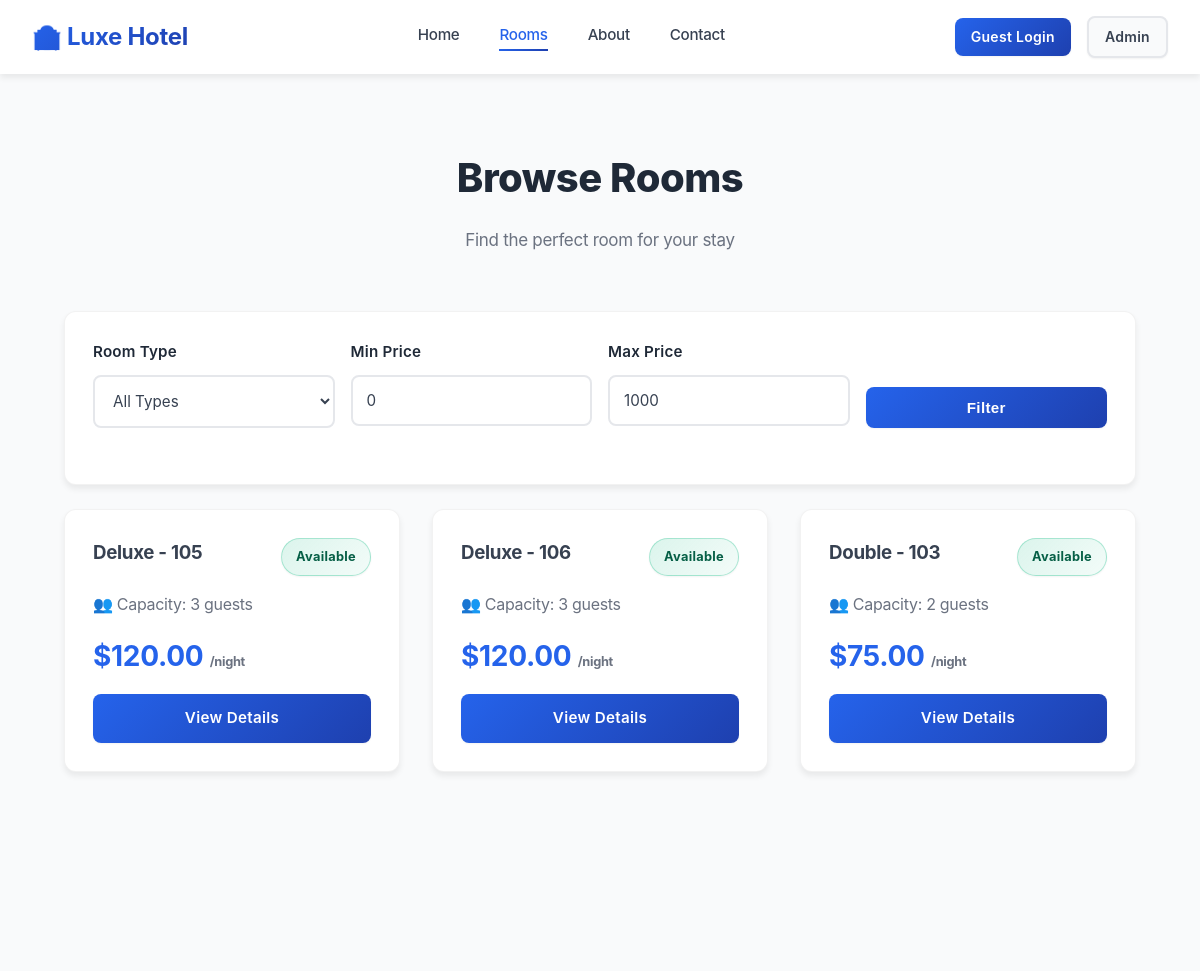
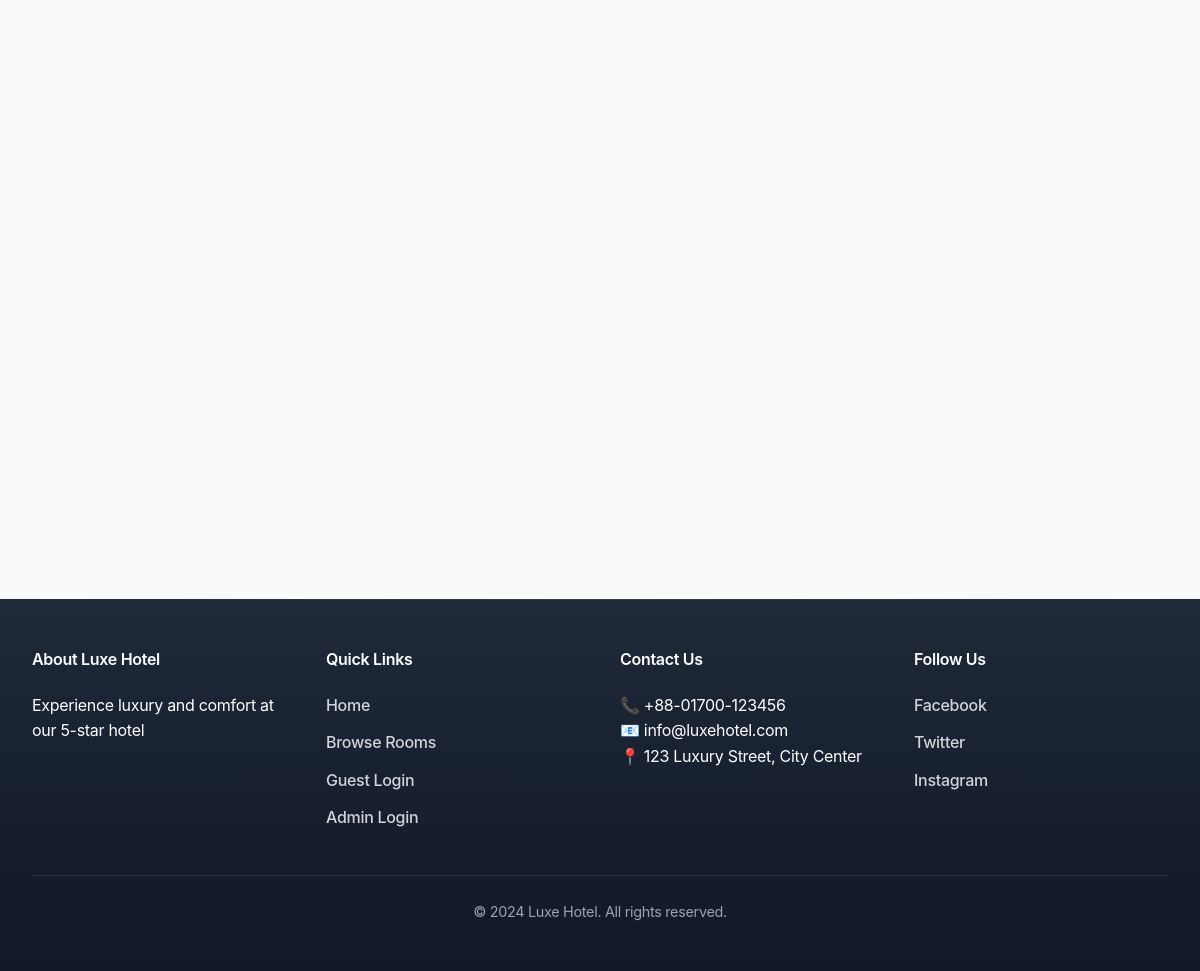
/public/rooms.php, run on the app's committed database (2 pictures, top to bottom).
### tables this page shows
CREATE TABLE rooms (
    room_id INT AUTO_INCREMENT PRIMARY KEY,
    room_number VARCHAR(20) UNIQUE NOT NULL,
    room_type VARCHAR(50) NOT NULL,
    price DECIMAL(10, 2) NOT NULL,
    status ENUM('available', 'occupied', 'cleaning') NOT NULL DEFAULT 'available',
    capacity INT NOT NULL DEFAULT 2,
    created_at TIMESTAMP DEFAULT CURRENT_TIMESTAMP
);

### config.php (called while the page is built, shortened)
<?php
function app_url(string $path = ''): string {
    $normalized = ltrim($path, '/');
    $prefix = BASE_PATH === '' ? '' : BASE_PATH;
    return $normalized === '' ? ($prefix === '' ? '/' : $prefix . '/') : $prefix . '/' . $normalized;
}
?>

### public/rooms.php (the view, shortened to what this page needs)
<?php
require_once __DIR__ . '/../config.php';
require_once __DIR__ . '/../database/db_connect.php';
$rooms = [];
try {
    $filter_price_min = isset($_GET['price_min']) ? (float)$_GET['price_min'] : 0;
    $filter_price_max = isset($_GET['price_max']) ? (float)$_GET['price_max'] : 1000;
    $query = "SELECT * FROM rooms WHERE 1=1";
    $params = [];
    $query .= " AND price BETWEEN ? AND ?";
    $params[] = $filter_price_min;
    $params[] = $filter_price_max;
    $query .= " ORDER BY room_type, price";
    $stmt = $pdo->prepare($query);
    $stmt->execute($params);
    $rooms = $stmt->fetchAll();
} catch (Exception $e) {
    $error = "Error loading rooms: " . $e->getMessage();
}
?>
<!DOCTYPE html>
<html lang="en">
<head>
    <link rel="stylesheet" href="<?php echo app_url('assets/style.css'); ?>">
</head>
<body>
    <?php require_once __DIR__ . '/../includes/header.php'; ?>
    <section class="section">
        <div class="container">
            <h2 class="section-title">Browse Rooms</h2>
            <p class="section-subtitle">Find the perfect room for your stay</p>
            <div class="card">
                <form method="GET" action="" style="display: grid; grid-template-columns: repeat(auto-fit, minmax(200px, 1fr)); gap: 1rem;">
                    <div class="form-group">
                        <label>Room Type</label>
                        <select name="type">
                            <option value="">All Types</option>
                        </select>
                    </div>
                    <div class="form-group">
                        <label>Min Price</label>
                        <input type="number" name="price_min" value="<?php echo $filter_price_min; ?>" min="0" step="10">
                    </div>
                    <div class="form-group">
                        <label>Max Price</label>
                        <input type="number" name="price_max" value="<?php echo $filter_price_max; ?>" min="0" step="10">
                    </div>
                    <div class="form-group" style="display: flex; align-items: flex-end;">
                        <button type="submit" class="btn btn-primary" style="width: 100%;">Filter</button>
                    </div>
                </form>
            </div>
            <div class="grid grid-3">
                <?php if (count($rooms) > 0): ?>
                    <?php foreach ($rooms as $room): ?>
                        <div class="card">
                            <div style="display: flex; justify-content: space-between; align-items: start; margin-bottom: 1rem;">
                                <h3><?php echo htmlspecialchars($room['room_type']); ?> - <?php echo htmlspecialchars($room['room_number']); ?></h3>
                                <span class="badge badge-<?php echo $room['status']; ?>"><?php echo ucfirst(str_replace('_', ' ', $room['status'])); ?></span>
                            </div>
                            <p style="color: var(--text-light); margin-bottom: 1rem;">
                                👥 Capacity: <?php echo $room['capacity']; ?> guest<?php echo $room['capacity'] > 1 ? 's' : ''; ?>
                            </p>
                            <p style="font-size: 1.75rem; color: var(--primary); font-weight: bold; margin-bottom: 1rem;">
                                $<?php echo number_format($room['price'], 2); ?> <span style="font-size: 0.8rem; color: var(--text-light);">/night</span>
                            </p>
                            <?php if ($room['status'] === 'available'): ?>
                                <a href="<?php echo app_url('public/room_details.php'); ?>?room_id=<?php echo $room['room_id']; ?>" class="btn btn-primary btn-block">View Details</a>
                            <?php else: ?>
                                <button class="btn btn-secondary btn-block" disabled>Not Available</button>
                            <?php endif; ?>
                        </div>
                    <?php endforeach; ?>
                <?php else: ?>
                    <div style="grid-column: 1 / -1; text-align: center; padding: 2rem;">
                        <p style="color: var(--text-light); font-size: 1.1rem;">No rooms match your filters.</p>
                    </div>
                <?php endif; ?>
            </div>
        </div>
    </section>
    <?php require_once __DIR__ . '/../includes/footer.php'; ?>
</body>
</html>

### includes/header.php (shortened to what this page needs)
<?php
$current_page = basename($_SERVER['PHP_SELF']);
$role = $_SESSION['role'] ?? null;
$user_name = $_SESSION['name'] ?? null;
?>
<header>
    <div class="header-wrapper">
        <a href="<?php echo app_url('index.php'); ?>" class="logo">🏨 <?php echo SITE_NAME; ?></a>
        <nav>
            <?php if ($role === 'guest'): ?>
                <a href="<?php echo app_url('public/rooms.php'); ?>" class="<?php echo in_array($current_page, ['rooms.php', 'room_details.php']) ? 'active' : ''; ?>">Browse Rooms</a>
                <a href="<?php echo app_url('guest/dashboard.php'); ?>" class="<?php echo $current_page === 'dashboard.php' ? 'active' : ''; ?>">My Dashboard</a>
                <a href="<?php echo app_url('guest/my_bookings.php'); ?>" class="<?php echo $current_page === 'my_bookings.php' ? 'active' : ''; ?>">My Bookings</a>
            <?php else: ?>
                <a href="<?php echo app_url('index.php'); ?>" class="<?php echo $current_page === 'index.php' ? 'active' : ''; ?>">Home</a>
                <a href="<?php echo app_url('public/rooms.php'); ?>" class="<?php echo in_array($current_page, ['rooms.php', 'room_details.php']) ? 'active' : ''; ?>">Rooms</a>
                <a href="<?php echo app_url('public/about.php'); ?>" class="<?php echo $current_page === 'about.php' ? 'active' : ''; ?>">About</a>
                <a href="<?php echo app_url('public/contact.php'); ?>" class="<?php echo $current_page === 'contact.php' ? 'active' : ''; ?>">Contact</a>
            <?php endif; ?>
        </nav>
        <div class="user-menu">
            <?php if ($role): ?>
                <span>👤 <?php echo htmlspecialchars($user_name); ?></span>
                <?php if ($role === 'guest'): ?>
                    <a href="<?php echo app_url('guest/logout.php'); ?>" class="btn-logout">Logout</a>
                <?php elseif ($role === 'admin'): ?>
                    <a href="<?php echo app_url('admin/logout.php'); ?>" class="btn-logout">Logout</a>
                <?php endif; ?>
            <?php else: ?>
                <a href="<?php echo app_url('guest/login.php'); ?>" class="btn btn-primary btn-sm">Guest Login</a>
                <a href="<?php echo app_url('admin/login.php'); ?>" class="btn btn-secondary btn-sm">Admin</a>
            <?php endif; ?>
        </div>
    </div>
</header>
<div class="page-wrapper">

### includes/footer.php (shortened to what this page needs)
</div>
<footer>
    <div class="footer-content">
        <div class="footer-section">
            <h4>About <?php echo SITE_NAME; ?></h4>
            <p><?php echo SITE_DESC; ?></p>
        </div>
        <div class="footer-section">
            <h4>Quick Links</h4>
            <a href="<?php echo app_url('index.php'); ?>">Home</a>
            <a href="<?php echo app_url('public/rooms.php'); ?>">Browse Rooms</a>
            <a href="<?php echo app_url('guest/login.php'); ?>">Guest Login</a>
            <a href="<?php echo app_url('admin/login.php'); ?>">Admin Login</a>
        </div>
        <div class="footer-section">
            <h4>Contact Us</h4>
            <p>📞 +88-01700-123456</p>
            <p>📧 info@luxehotel.com</p>
            <p>📍 123 Luxury Street, City Center</p>
        </div>
        <div class="footer-section">
            <h4>Follow Us</h4>
            <a href="#">Facebook</a>
            <a href="#">Twitter</a>
            <a href="#">Instagram</a>
        </div>
    </div>
    <div class="footer-bottom">
        <p>&copy; 2024 <?php echo SITE_NAME; ?>. All rights reserved.</p>
    </div>
</footer>

### data on the page
rooms: room_type "Deluxe", room_number "105", status "Available", capacity "3", price "120.00"
rooms: room_type "Deluxe", room_number "106", status "Available", capacity "3", price "120.00"
rooms: room_type "Double", room_number "103", status "Available", capacity "2", price "75.00"

### other printed values
SITE_NAME "Luxe Hotel"
SITE_DESC "Experience luxury and comfort at our 5-star hotel"
